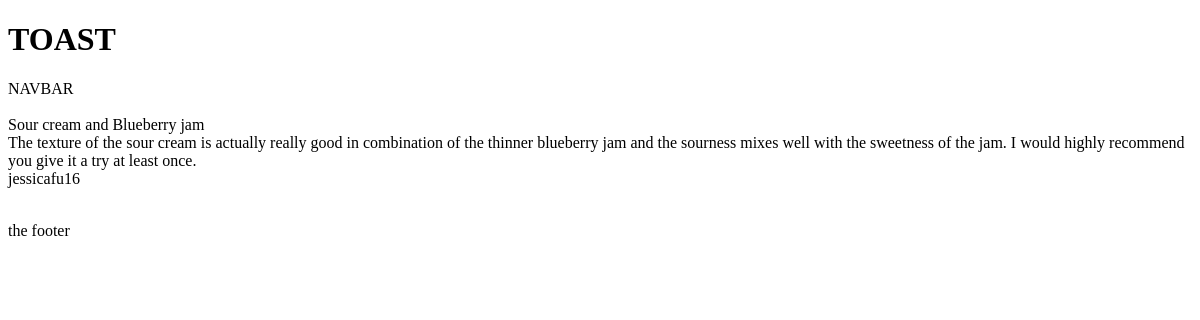
The app's page /reviews, older data.
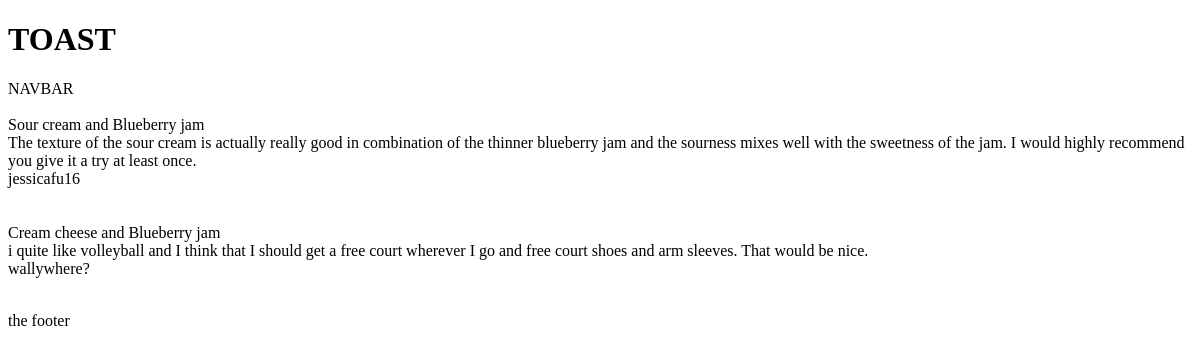
The same page, newer data.
### tables this page shows
CREATE TABLE Reviews (id INTEGER PRIMARY KEY AUTOINCREMENT, user_id INTEGER REFERENCES Users (id), photo TEXT, review TEXT NOT NULL, toast_id);

CREATE TABLE Toast (id INTEGER PRIMARY KEY AUTOINCREMENT, description TEXT NOT NULL);

CREATE TABLE Users (id INTEGER PRIMARY KEY AUTOINCREMENT, username TEXT UNIQUE NOT NULL, password TEXT NOT NULL, phone_number INTEGER UNIQUE NOT NULL);

### routes.py (the view)
@app.route('/reviews')
def show_all_reviews():
    connection = sqlite3.connect('toast.db')
    cursor = connection.cursor()
    cursor.execute('SELECT toast.description, review, username FROM Reviews JOIN Toast ON reviews.toast_id = toast.id JOIN Users ON reviews.user_id = users.id')
    reviews = cursor.fetchall()
    return  render_template("reviews.html", reviews = reviews)

### templates/reviews.html (shortened to what this page needs)
<!DOCTYPE html>
<html>
    <head>
    </head>
    <body>
        <header>
            <h1> TOAST</h1>
        </header>
        <nav>
            NAVBAR
        </nav>
        <main>
            {%for review in reviews%}
            <br>{{review[0]}}<br>
            {{review[1]}}<br>
            {{review[2]}}<br><br>
            {%endfor%}
        </main>
        <footer>
            <p>the footer</p>
        </footer>
    </body>
</html>

Row changes from the older to the newer data that the page shows:
added Reviews: description "Cream cheese and Blueberry jam", review "i quite like volleyball and I think that I should get a free court wherever I go and free court shoes and arm sleeves. That would be nice.", username "wallywhere?"
